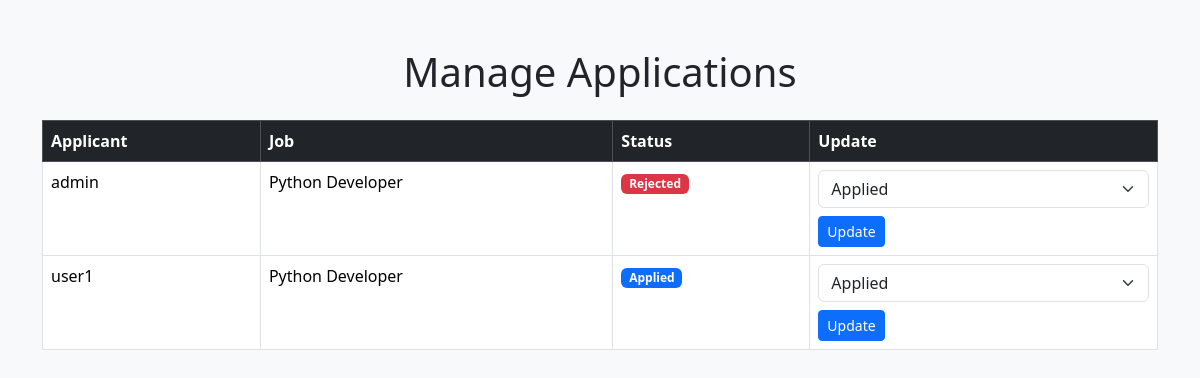
The app's page /jobs/manage-applications/ (signed in) with its own data.
### applications/models.py (models this page shows, shortened)
class Application(models.Model):
    STATUS_CHOICES = [
        ('Applied', 'Applied'),
        ('Shortlisted', 'Shortlisted'),
        ('Rejected', 'Rejected'),
    ]
    applicant = models.ForeignKey(User, on_delete=models.CASCADE)
    job = models.ForeignKey(Job, on_delete=models.CASCADE)
    status = models.CharField(max_length=20, choices=STATUS_CHOICES, default='Applied')
    applied_date = models.DateTimeField(auto_now_add=True)

### jobs/models.py (models this page shows, shortened)
class Job(models.Model):
    title = models.CharField(max_length=200)
    company = models.CharField(max_length=200)
    description = models.TextField()
    salary = models.DecimalField(max_digits=10, decimal_places=2)
    recruiter = models.ForeignKey(User, on_delete=models.CASCADE)

### jobs/views.py (the view)
# urls.py: path('manage-applications/',manage_applications,name='manage_applications'),
@login_required(login_url='/accounts/login/')
def manage_applications(request):
    if not request.user.is_superuser:
        return HttpResponseForbidden("Access Denied")
    applications = Application.objects.all()
    return render(
        request,
        'jobs/manage_applications.html',
        {'applications': applications}
    )

### jobs/templates/jobs/manage_applications.html (shortened to what this page needs)
<!DOCTYPE html>
<html lang="en">
<head>
    <link href="https://cdn.jsdelivr.net/npm/bootstrap@5.3.3/dist/css/bootstrap.min.css" rel="stylesheet">
</head>
<body class="bg-light">
    <div class="container mt-5">
        <h1 class="mb-4 text-center">
            Manage Applications
        </h1>
        <table class="table table-bordered bg-white">
            <thead class="table-dark">
                <tr>
                    <th>Applicant</th>
                    <th>Job</th>
                    <th>Status</th>
                    <th>Update</th>
                </tr>
            </thead>
            <tbody>
                {% for application in applications %}
                <tr>
                    <td>{{ application.applicant.username }}</td>
                    <td>{{ application.job.title }}</td>
                    <td>
                        {% if application.status == 'Applied' %}
                            <span class="badge bg-primary">
                                Applied
                            </span>
                        {% elif application.status == 'Shortlisted' %}
                            <span class="badge bg-success">
                                Shortlisted
                            </span>
                        {% elif application.status == 'Rejected' %}
                            <span class="badge bg-danger">
                                Rejected
                            </span>
                        {% endif %}
                    </td>
                    <td>
                        <form method="POST" action="/jobs/update-status/{{ application.id }}/">
                            <select name="status" class="form-select">
                                <option value="Applied">Applied</option>
                            </select>
                            <button class="btn btn-primary btn-sm mt-2">
                                Update
                            </button>
                        </form>
                    </td>
                </tr>
                {% endfor %}
            </tbody>
        </table>
    </div>
</body>
</html>

### records on screen
Application: applicant.username "admin", job "Python Developer", status "Rejected"
Application: applicant.username "user1", job "Python Developer", status "Applied"
